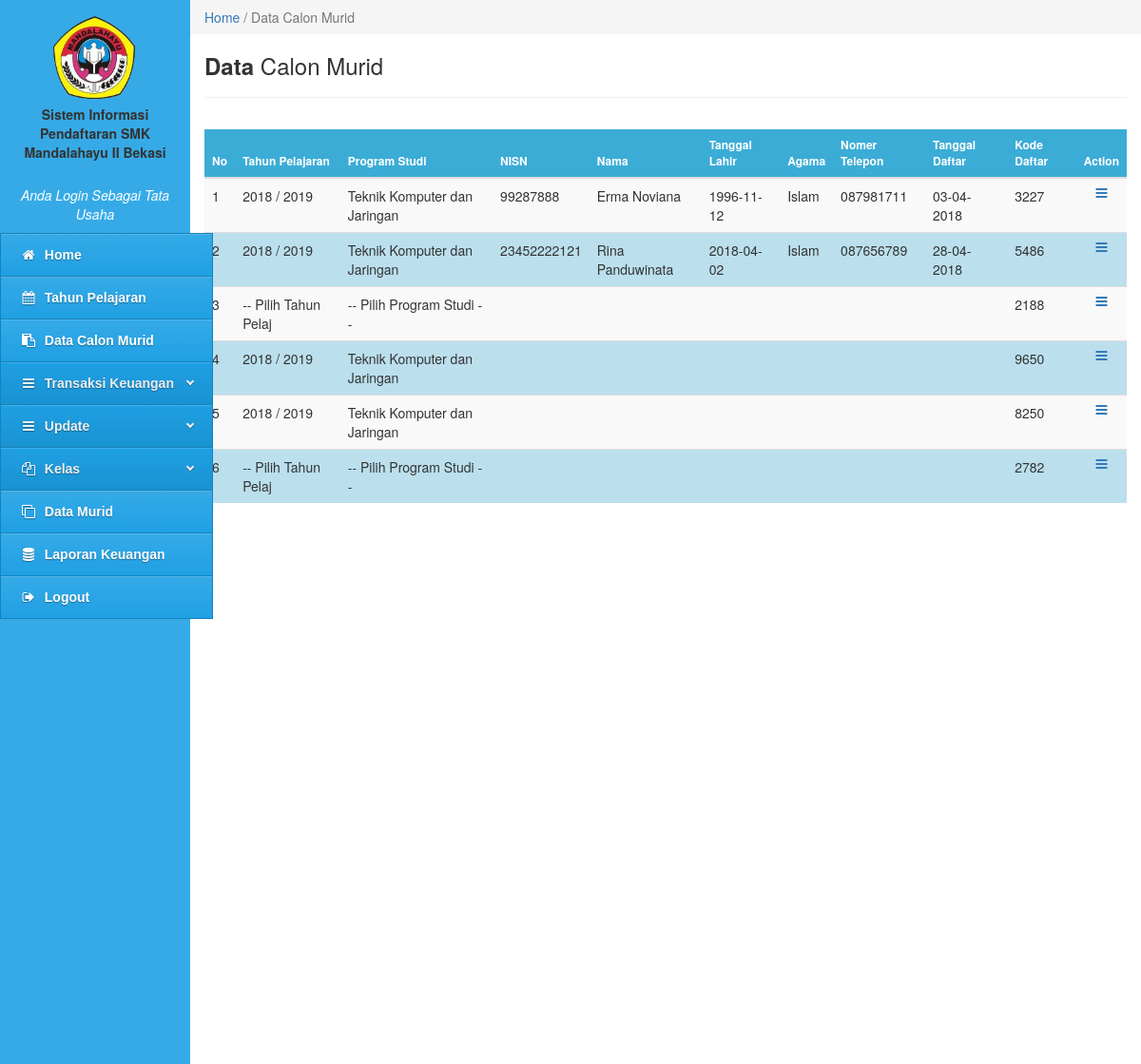
/tata-usaha/tu.php?content=data-calon-murid (signed in, upper part), run on an earlier commit of the app's database.
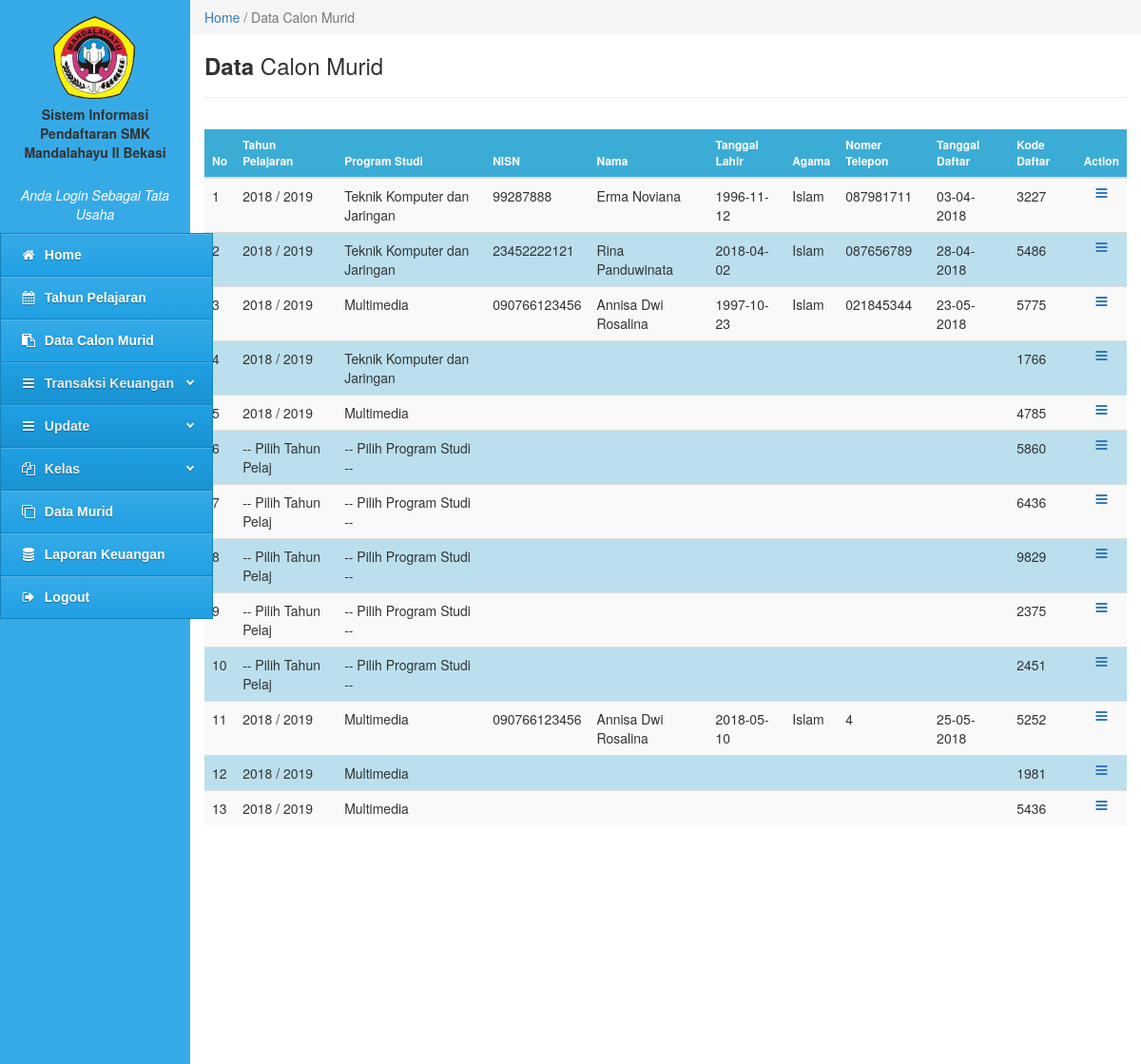
And on a later commit of the database.
### tables this page shows
CREATE TABLE `tbl_data_calon_murid` (
  `id_calon_murid` int(10) NOT NULL,
  `tahun_pelajaran` varchar(20) NOT NULL,
  `prodi` varchar(50) NOT NULL,
  `nisn` varchar(30) NOT NULL,
  `nama` varchar(100) NOT NULL,
  `nama_panggilan` varchar(50) NOT NULL,
  `jenis_kelamin` varchar(10) NOT NULL,
  `tempat_lahir` varchar(20) NOT NULL,
  `tgl_lahir` varchar(20) NOT NULL,
  `agama` varchar(20) NOT NULL,
  `kewarganegaraan` varchar(50) NOT NULL,
  `anak_ke` varchar(20) NOT NULL,
  `status_perwalian` varchar(50) NOT NULL,
  `perwalian_oleh` varchar(20) NOT NULL,
  `jml_saudara_kandung` int(10) NOT NULL,
  `jml_saudara_tiri` int(10) NOT NULL,
  `jml_saudara_angkat` int(10) NOT NULL,
  `status_keluarga` varchar(20) NOT NULL,
  `bahasa` varchar(30) NOT NULL,
  `alamat` varchar(100) NOT NULL,
  `telepon_rumah` varchar(20) NOT NULL,
  `status_tinggal` varchar(20) NOT NULL,
  `jarak` varchar(20) NOT NULL,
  `transportasi` varchar(30) NOT NULL,
  `asal_sekolah` varchar(100) NOT NULL,
  `nomor_ijazah` varchar(20) NOT NULL,
  `tgl_ijazah` varchar(20) NOT NULL,
  `lama_belajar` varchar(20) NOT NULL,
  `jml_un` varchar(10) NOT NULL,
  `berat_badan` varchar(10) NOT NULL,
  `tinggi_badan` varchar(10) NOT NULL,
  `goldar` varchar(10) NOT NULL,
  `penyakit` varchar(100) NOT NULL,
  `kelainan` varchar(100) NOT NULL,
  `nama_ayah` varchar(50) NOT NULL,
  `tempat_lahir_ayah` varchar(50) NOT NULL,
  `tgl_lahir_ayah` varchar(50) NOT NULL,
  `pekerjaan_ayah` varchar(50) NOT NULL,
  `penghasilan_ayah` varchar(50) NOT NULL,
  `pendidikan_ayah` varchar(20) NOT NULL,
  `kewarganegaraan_ayah` varchar(50) NOT NULL,
  `nama_ibu` varchar(50) NOT NULL,
  `tempat_lahir_ibu` varchar(50) NOT NULL,
  `tgl_lahir_ibu` varchar(20) NOT NULL,
  `pekerjaan_ibu` varchar(50) NOT NULL,
  `penghasilan_ibu` varchar(50) NOT NULL,
  `pendidikan_ibu` varchar(20) NOT NULL,
  `kewarganegaraan_ibu` varchar(50) NOT NULL,
  `alamat_orangtua` varchar(100) NOT NULL,
  `nomor_hp` varchar(20) NOT NULL,
  `pengeluaran` varchar(50) NOT NULL,
  `jml_keluarga_kerja` int(10) NOT NULL,
  `jml_keluarga_menikah` int(10) NOT NULL,
  `nama_wali` varchar(50) NOT NULL,
  `tempat_lahir_wali` varchar(50) NOT NULL,
  `tgl_lahir_wali` varchar(20) NOT NULL,
  `pekerjaan_wali` varchar(50) NOT NULL,
  `penghasilan_wali` varchar(50) NOT NULL,
  `pendidikan_wali` varchar(20) NOT NULL,
  `kewarganegaraan_wali` varchar(50) NOT NULL,
  `alamat_wali` varchar(100) NOT NULL,
  `nomor_hp_wali` varchar(20) NOT NULL,
  `pengeluaran_wali` varchar(50) NOT NULL,
  `jml_wali_kerja` int(20) NOT NULL,
  `jml_wali_menikah` int(20) NOT NULL,
  `kesenian` varchar(100) NOT NULL,
  `olahraga` varchar(100) NOT NULL,
  `organisasi` varchar(100) NOT NULL,
  `hasta_karya` varchar(100) NOT NULL,
  `bakat_lulus` varchar(100) NOT NULL,
  `cita_cita` varchar(100) NOT NULL,
  `tgl_daftar` varchar(20) NOT NULL,
  `syarat_nisn` varchar(50) NOT NULL,
  `syarat_ijazah` varchar(50) NOT NULL,
  `syarat_kk` varchar(50) NOT NULL,
  `syarat_akte` varchar(50) NOT NULL,
  `syarat_foto` varchar(50) NOT NULL,
  `kode_daftar` int(10) NOT NULL,
  `status` int(2) NOT NULL
);

### tata-usaha/data-calon-murid.php (the view, shortened to what this page needs)
<div class="col-md-10" style="padding:0px">
  <ol class="breadcrumb" style="margin:0;border-radius:0;">
    <li class="active"><a href="tu.php?content=home-tata-usaha">Home</a> / Data Calon Murid</li>
      </ol>
  </div>
<div class="col-md-10" style="min-height:100px">
  <h3><b>Data</b> Calon Murid</h3>
  <hr>
</div>
<div class="col-md-10" style="min-height:100px">
  <form class="form-horizontal" method="POST">
      <table class="table table-striped">
        <thead>
          <tr>
            <th>No</th>
            <th>Tahun Pelajaran</th>
            <th>Program Studi</th>
            <th>NISN</th>
            <th>Nama</th>
            <th>Tanggal Lahir</th>
            <th>Agama</th>
            <th>Nomer Telepon</th>
            <th>Tanggal Daftar</th>
            <th>Kode Daftar</th>
            <th><center>Action</center></th>
          </tr>
        </thead>
        <tbody>
          <?php
            include '../config/koneksi.php';
            $query = mysqli_query($konek, "SELECT * FROM tbl_data_calon_murid WHERE status='0'")or die(mysqli_error());
                    if(mysqli_num_rows($query) == 0){
                      echo '<tr><td colspan="12" align="center">Tidak ada data!</td></tr>';
                    }
                      else
                    {
                      $no = 1;
                      while($data = mysqli_fetch_array($query)){
                        echo '<tr>';
                        echo '<td>'.$no.'</td>';
                        echo '<td>'.$data['tahun_pelajaran'].'</td>';
                        echo '<td>'.$data['prodi'].'</td>';
                        echo '<td>'.$data['nisn'].'</td>';
                        echo '<td>'.$data['nama'].'</td>';
                        echo '<td>'.$data['tgl_lahir'].'</td>';
                        echo '<td>'.$data['agama'].'</td>';
                        echo '<td>'.$data['telepon_rumah'].'</td>';
                        echo '<td>'.$data['tgl_daftar'].'</td>';
                        echo '<td>'.$data['kode_daftar'].'</td>';
                        echo '<td  width="20"><center><a data-toggle="tooltip" data-placement="left" title="Lihat Data Lengkap" href=tu.php?content=edit-calon-murid&&id_calon_murid='.$data['id_calon_murid'].'><i class="fa fa-bars fa-fw"></i></a></center></td>';
                        echo '</tr>';
                        $no++;
                      }
                    }
                ?>
        </tbody>
      </table>
    </form>
</div>

What changed in the data, as far as the page shows it:
changed tbl_data_calon_murid (number 3 of 13 on the later page): tahun_pelajaran "-- Pilih Tahun Pelaj" → "2018 / 2019"; prodi "-- Pilih Program Studi --" → "Multimedia"; nisn (not shown) → "090766123456"; nama (not shown) → "Annisa Dwi Rosalina"; tgl_lahir (not shown) → "1997-10-23"; agama (not shown) → "Islam"; telepon_rumah (not shown) → "021845344"; tgl_daftar (not shown) → "23-05-2018"; kode_daftar "2188" → "5775"
changed tbl_data_calon_murid (number 4 of 13 on the later page): kode_daftar "9650" → "1766"
changed tbl_data_calon_murid (number 5 of 13 on the later page): prodi "Teknik Komputer dan Jaringan" → "Multimedia"; kode_daftar "8250" → "4785"
changed tbl_data_calon_murid (number 6 of 13 on the later page): kode_daftar "2782" → "5860"
added tbl_data_calon_murid: tahun_pelajaran "-- Pilih Tahun Pelaj", prodi "-- Pilih Program Studi --", kode_daftar "6436"
added tbl_data_calon_murid: tahun_pelajaran "-- Pilih Tahun Pelaj", prodi "-- Pilih Program Studi --", kode_daftar "9829"
added tbl_data_calon_murid: tahun_pelajaran "-- Pilih Tahun Pelaj", prodi "-- Pilih Program Studi --", kode_daftar "2375"
added tbl_data_calon_murid: tahun_pelajaran "-- Pilih Tahun Pelaj", prodi "-- Pilih Program Studi --", kode_daftar "2451"
added tbl_data_calon_murid: tahun_pelajaran "2018 / 2019", prodi "Multimedia", nisn "090766123456", nama "Annisa Dwi Rosalina", tgl_lahir "2018-05-10", agama "Islam", telepon_rumah "4", tgl_daftar "25-05-2018", kode_daftar "5252"
added tbl_data_calon_murid: tahun_pelajaran "2018 / 2019", prodi "Multimedia", kode_daftar "1981"
added tbl_data_calon_murid: tahun_pelajaran "2018 / 2019", prodi "Multimedia", kode_daftar "5436"
